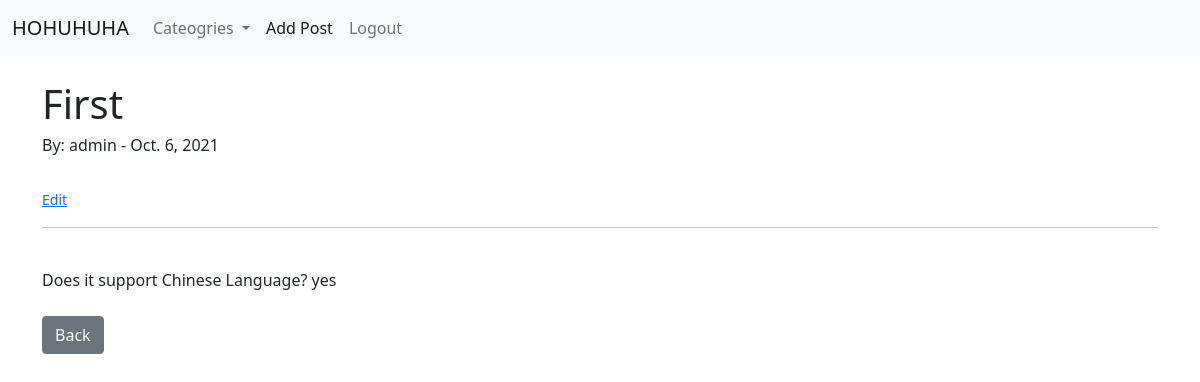
/article/1 (signed in), run on the app's committed database.
### theblog/models.py (models this page shows, shortened)
class Post(models.Model):
	title = models.CharField(max_length=255)
	author = models.ForeignKey(User, on_delete=models.CASCADE)
	body = RichTextField(blank=True, null=True)
	post_date = models.DateField(auto_now_add=True)
	category = models.CharField(max_length=255, default="uncategorised")

### theblog/views.py (the view)
# urls.py: path('article/<int:pk>', ArticleDetailView.as_view(), name='article-detail'),
class ArticleDetailView(DetailView):
	model = Post
	template_name = 'article_details.html'
	def get_context_data(self, *args, **kwargs):
	    cat_menu = Category.objects.all()
	    context = super(ArticleDetailView, self).get_context_data(*args, **kwargs)
	    context["cat_menu"] = cat_menu
	    return context

### theblog/templates/article_details.html
{% extends 'base.html' %}
{% block content %}
<h1>{{ post.title }}</h1>
<h6>By: {{ post.author }} - {{ post.post_date }}</h6><br/>
{% if user.is_authenticated %}
	<small><a href="{% url 'update_post' post.pk %}">Edit</a></small>
{% endif %}
<hr>
<br/>
{{ post.body|safe }}
<br/><br/>
<a href="{% url 'home' %}" class="btn btn-secondary">Back</a>
{% endblock %}

### data on the page
Post: title "First", author "admin", post_date "Oct. 6, 2021", body "Does it support Chinese Language? yes"
